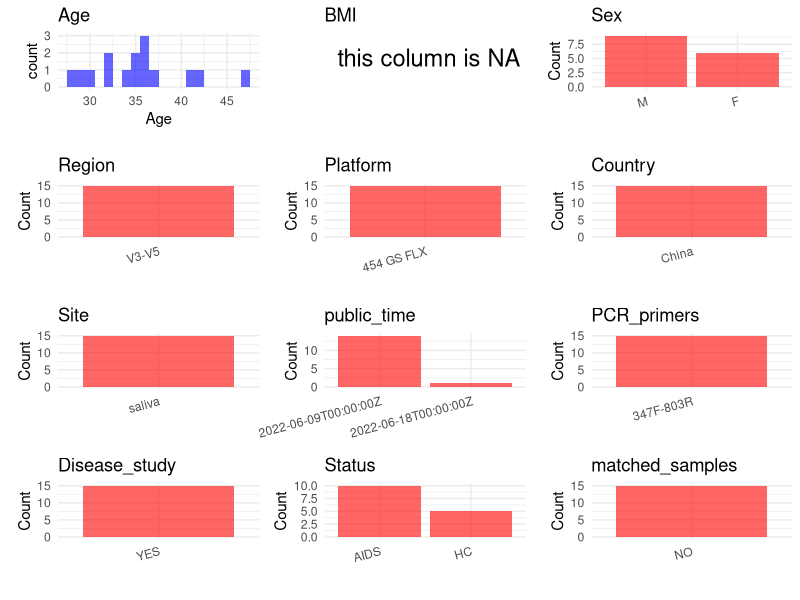

R code for this plot: (Note: this script raises an error after producing the figure.)
## ---- chunk 1
# Load necessary libraries
library(dplyr)
library(ggplot2)
library(cowplot)

# Set working directory (update this path to your local directory)
setwd("E:/bioproject_YSD/PRJNA844037")

# Read the initial metadata files
initial_meta <- read.csv("SraRunTable.csv", header = T)

# Display the first few rows of the metadata
head(initial_meta)
## ---- chunk 2
# Create a uniform metadata dataframe
metadata <- data.frame(
  BioProject = initial_meta$BioProject,
  Run = initial_meta$Run,
  sample_name = initial_meta$Sample.Name,
  Age = initial_meta$Host_Age,
  BMI = NA, 
  Sex = initial_meta$host_sex,
  Region = "V3-V5",
  Platform = initial_meta$Instrument,
  Country = "China",
  Site = initial_meta$isolation_source,
  public_time = initial_meta$ReleaseDate,
  
  stringsAsFactors = FALSE
)

# Use abbreviations to indicate gender
metadata <- metadata %>%
  mutate(Sex = recode(Sex, "male" = "M", "female" = "F"))
## ---- chunk 3
# Add information obtained from the publication
metadata$PCR_primers <- "347F-803R"
metadata$title <- "Clinical oral condition analysis and the influence of highly active antiretroviral therapy on human salivary microbial community diversity in HIV-infected/AIDS patients"
metadata$Disease_study <- "YES"
# Assign disease status based on sample_name patterns
metadata <- metadata %>%
  mutate(Status = case_when(
    grepl("^H", sample_name) ~ "HC",
    grepl("^T|^UT", sample_name) ~ "AIDS",
    TRUE ~ "NA"
  ))

# Check initial data distribution
cat("Initial sample distribution:\n")
table(metadata$sample_name)
table(metadata$Site)

# Calculate sampling frequency per subject
sample_counts <- table(metadata$sample_name)
cat("\nNumber of samples per subject:\n")
print(sample_counts)

# Create matched_samples column
metadata$matched_samples <- ifelse(metadata$sample_name %in% names(sample_counts[sample_counts >= 2]), "YES", "NO")

cat("\nMatched samples distribution:\n")
table(metadata$matched_samples)

# Identify samples for removal: single samples excluding saliva
single_samples <- names(sample_counts[sample_counts == 1])
samples_to_remove <- metadata$sample_name %in% single_samples & 
                     !(metadata$Site %in% c("saliva"))

cat("\nNumber of samples to be removed:", sum(samples_to_remove), "\n")

# Remove identified samples
metadata_clean <- metadata[!samples_to_remove, ]

cat("\nFinal sample distribution after cleaning:\n")
table(metadata_clean$sample_name)
table(metadata_clean$Site)
table(metadata_clean$matched_samples)

# Use cleaned dataset for subsequent analysis
metadata <- metadata_clean
## ---- chunk 4
# Check the number of unique runs and sample names
print(paste("Number of unique runs:", length(unique(metadata$Run))))
print(paste("Number of unique sample names:", length(unique(metadata$sample_name))))
## ---- chunk 5
# Select columns for visualization
plot_data <- metadata %>%
  select(-BioProject, -Run, -sample_name, -title)

# Function to create simple plots for each column
create_simple_plots <- function(data) {
  plots <- list()
  
  for (col in colnames(data)) {
    # Check if the column is all NA
    if (all(is.na(data[[col]]))) {
      # Create an empty plot with text indicating all NA
      p <- ggplot() +
        annotate("text", x = 0.5, y = 0.5, label = "this column is NA", size = 6) +
        labs(title = col) +
        theme_void()
    } else if (is.numeric(data[[col]])) {
      # Numeric variable: histogram
      p <- ggplot(data, aes(x = .data[[col]])) +
        geom_histogram(fill = "blue", alpha = 0.6, bins = 20, na.rm = TRUE) +
        labs(title = col) +
        theme_minimal()
    } else {
      # Categorical variable: bar plot (remove NA values)
      count_data <- as.data.frame(table(data[[col]], useNA = "ifany"))
      p <- ggplot(count_data, aes(x = reorder(Var1, -Freq), y = Freq)) +
        geom_col(fill = "red", alpha = 0.6) +
        labs(title = col, x = NULL, y = "Count") +
        theme_minimal() +
        theme(axis.text.x = element_text(angle = 15, hjust = 1))
    }
    plots[[col]] <- p
  }
  
  return(plots)
}

# Generate and arrange plots
plots <- create_simple_plots(plot_data)
p<-plot_grid(plots$Age, 
          plots$BMI, 
          plots$Sex, 
          plots$Region, 
          plots$Platform, 
          plots$Country, 
          plots$Site,
          plots$public_time, 
          plots$PCR_primers,
          plots$Disease_study,
          plots$Status,
          plots$matched_samples,# add 
          ncol = 3, align = "hv", axis = "lb")
ggsave("Metadata_Summary.png", plot = p, width = 8, height = 6, dpi = 150)
## ---- chunk 6
knitr::include_graphics("Metadata_Summary.png")
## ---- chunk 7
# Reorder columns to match the desired format
metadata <- metadata[, c(
  "BioProject", "Run", "sample_name", "Age", "BMI", "Sex", 
  "Region", "Platform", "Country", "Site", "public_time", 
  "PCR_primers", "title", "Disease_study", "Status", "matched_samples"
)]

# Export the uniform metadata to a CSV file
write.csv(metadata, file = "metadata.csv", quote = TRUE)
head(metadata)
